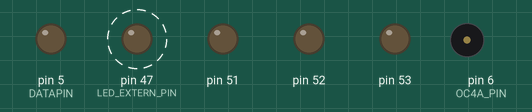
Recording of a sketch running on a simulated Arduino Mega 2560, built with avr-gcc and run on an emulated ATmega2560. On the bench: output pins drawn as LEDs (lit = HIGH), buzzer (waves = sounding). Dashed ring = blinking. Pins used as bus, display or sensor lines are not drawn.

Above: at 2.6 s.
At 6.11 s:
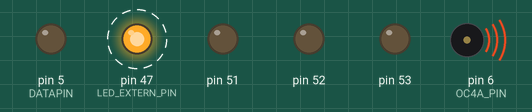
Timing chart, 0 to 7.6 s (numbered marks = the images above):
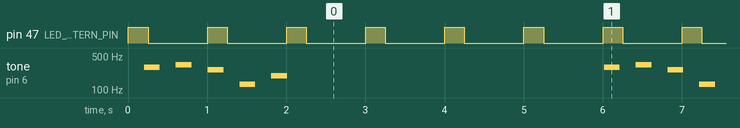

Measured:
- by itself, pin 47 (LED_EXTERN_PIN): alternates HIGH for 0.25 s and LOW for 0.75 s
- by itself, tone on pin 6 (OC4A_PIN): repeats every 5.8 s: silent 0.20 s, 329 Hz 0.20 s, silent 0.20 s, 261 Hz 0.20 s, silent 0.20 s, 130 Hz 0.20 s, silent 0.20 s, 196 Hz 0.20 s, silent 4.0 s, 293 Hz 0.20 s

The sketch:

Lab_3.ino
```cpp
/* University of Washington
 * ECE/CSE 474,  01/25/2022
 *
 *   Christian Gordon
 *   Marc Hernandez
 *
 */

#define STATE_OFF           0
#define STATE_ON            1

//Defines for Part 1
#define LED_EXTERN_PIN      47
#define LED_REG_BIT         0X04
#define LED_ON_TIME         250
#define LED_OFF_TIME        750
//Defines for Part 2
#define NOTE_PERIOD         200
#define SPEAKER_OFF         4000
#define OC4A_PIN            DDH3

#define STATE_READY         0
#define STATE_RUNNING       1
#define STATE_SLEEPING      2

//Defines for Part 3 and 4
#define DIG1REG              DDB4
#define DIG1                 10
#define DIG2REG              DDB5
#define DIG2                 11
#define DIG3REG              DDB6
#define DIG3                 12
#define DIG4REG              DDB7
#define DIG4                 13
#define DATAREG              0x08
#define DATAPIN              5
#define LATCHREG             0x20
#define LATCHPIN             3
#define CLOCKREG             0x10
#define CLOCKPIN             2
#define COUNTER_INCREMENT    100
// #define NOTE_PERIOD          200

#define PENDING              0
#define DONE                 1

#define SERIAL_BAUD          9600

#define CLOCK_RATE           16000000

unsigned long currentTime;

bool task1_en, task2_en, task3_en, task4_en, task5_en;
bool viewMode = true;

int sFlag;

//Holds the melody for strange encounters theme
int melody[] = {293, 0, 329, 0, 261, 0, 130, 0, 196, 0};
byte digits[10]= {0xFC,0x60,0xDA,0xF2,0x66,0xB6,0xBE,0xE0,0xFE,0xE6};
byte reversedigits[10]= {0xE6,0xFE,0xE0, 0xBE, 0xB6, 0x66, 0xF2, 0xDA, 0x60, 0xFC};
byte displays[4] = {DIG1, DIG2, DIG3, DIG4};
byte controller[5] = {0,0,0,0,0};
byte controller2[5] = {0,4,0,0,0};

void task1();
void task2();
void task3();
void task4();
void task5();
void displayDigits();
void increment();
void freqDisplay();

struct TCBSSRI;

typedef struct TCBSSRI{
  void (*ftpr) (int *p);
  unsigned short int state;
  unsigned int delay;
};

struct TCBSSRI TaskListSSRI[10];//Create TCB list

int t_curr;//Points to active task in the TaskList


/**
 * @brief Construct a new ISR object
 *
 * This ISR runs every 2ms and is used to syncrhonize the schedulers
 *
 */
ISR(TIMER1_COMPA_vect){
    sFlag = DONE;
  }

/**
 * @brief Initial Code run before the loop()
 *
 * Sets up internal Registers to have expected behavior and initializes some global values used by the system.
 * Also sets up timers, sets initial booleans.
 *
 */
void setup() {
  Serial.begin(SERIAL_BAUD);

  t_curr = 0;

  //Part 1 Setups
  DDRL |= LED_REG_BIT;

  //Part 2
  // Initialize timer 4 register A & B to 0 to clear values
  TCCR4A = 0;
  TCCR4B = 0;

  // Stetting registers to proper settings for Part 2
  TCCR4A |= 1 << COM4A0;
  TCCR4B |= 1 << WGM42;
  TCCR4B |= 1 << CS40; //16MHz clock
  OCR4A = 0; // Initially 0

  //Initialize timer 1
  TCCR1A |= 1 << COM1A0;
  TCCR1B |= 1 << WGM12;
  TCCR1B |= 1 << CS10; //16MHz clock
  OCR1A = freqConv(1000/2); // Every 2ms

  // Setting output mode for all pins
  DDRH |= 1 << OC4A_PIN;

  task1_en = 1;
  task2_en = 1;

  //Part 3 Setups
  DDRB |= DIG1REG | DIG2REG | DIG3REG | DIG4REG;
  DDRE |= DATAREG | LATCHREG | CLOCKREG;
  task4_en = 0;
  task3_en = 1;

}


/**
 * @brief Main loop of system, calls scheduler for SRRI or DDS
 *
 * For RR schedule, it loops continuously and calls the tasks each time the previous finishes.
 * Otherwise it will call the proper SRRI or DDS scheduler and will go through the demo indicated by the function name
 *
 */
void loop() {
  // put your main code here, to run repeatedly:
  currentTime = millis();
  //task1();
  //task2();
  //task3();
  demo2SSRI();
  //demo4SSRI();

}

/**
 * @brief Returns the COMP value that will create the input frequency
 *
 * This assumes a clock of 16MHz and a prescaler of 1.
 *
 * @param inputFreq Desired frequency of oscilation for the counter
 * @return double Output COMP value to assign to the counter's compare register
 */
double freqConv (int inputFreq){
  float divdend = 2 * 1 * inputFreq;
  float divsor = CLOCK_RATE;
  float result = divsor / divdend;
  return (double) (result - 1.0);
}
```

Lab_3_DDS.ino
```cpp
void start_function(void(*functionPTR())) {
  functionPTR();
}

// void task1_DDS(void *p) {
//   if(millis() % 1000 > 250){
//     PORTL &= ~(LED_REG_BIT);
//   } else {
//     PORTL |= LED_REG_BIT;
//     sleepfunc(750);
//   }
// }

// void task2_DDS(void *p) {
//   static unsigned long previousSpeakerTime;
//   static int currentState = STATE_ON;//1=>Music playing. 0=> No sound
//   static int melodyIndex;

//   if(task2_en){
//     if(currentState){//Speaker is playing Music
//       if(currentTime - previousSpeakerTime > NOTE_PERIOD){
//         previousSpeakerTime = currentTime;
//         OCR4A = freqConv(melody[melodyIndex]);
//         melodyIndex ++;
//         if(melodyIndex == (sizeof(melody) / sizeof(int))){
//           melodyIndex = 0;
//           currentState = STATE_OFF;//Turn off speaker
//         }
//       }
//     } else {//Speaker is not making sound
//       if(currentTime - previousSpeakerTime > SPEAKER_OFF){
//         previousSpeakerTime = currentTime;
//         currentState = STATE_ON;
//       }
//     }
// }
```

Lab_3_SSRI.ino
```cpp
/**
 * @brief Puts the function that called it to sleep state for t ms
 *
 * Assigns t to delay of the TCB entry for the function where the sleep was called
 * Sets the state in the TCB to sleeping
 *
 * @param t time(ms) for the function to sleep
 */
void sleep_474(int t){
  TaskListSSRI[t_curr].delay = t;
  TaskListSSRI[t_curr].state = STATE_SLEEPING;
}

void task1_SSRI(void *p);
void task2_SSRI(void *p);
void task3_SSRI(void *p);

/**
 * @brief Demo 2 for Lab 3, SRRI for task 1 and 2
 *
 * Implements a SRRI scheduler for task 1 and 2.
 *
 */
void demo2SSRI() {
  sFlag = 0;
  TaskListSSRI[0].ftpr = (void *) task1_SSRI;
  TaskListSSRI[0].state = STATE_READY;
  TaskListSSRI[0].delay = -1;
  TaskListSSRI[1].ftpr = (void *) task2_SSRI;
  TaskListSSRI[1].state = STATE_READY;
  TaskListSSRI[1].delay = -1;
  TaskListSSRI[2].ftpr = &schedule_sync;
  TaskListSSRI[2].state = STATE_READY;
  TaskListSSRI[2].delay = NULL;
  TaskListSSRI[3].ftpr  = NULL;
  while(1){
    currentTime = millis();
    while(TaskListSSRI[t_curr].ftpr != NULL){
      if(TaskListSSRI[t_curr].state == STATE_READY && TaskListSSRI[t_curr].state != STATE_RUNNING){
        TaskListSSRI[t_curr].state = STATE_RUNNING;
        start_function(TaskListSSRI[t_curr].ftpr);
      }
      t_curr ++;

    }
    t_curr = 0;
    TaskListSSRI[2].state = STATE_READY;//Ready to do schedule_sync
  }
}

/**
 * @brief Demo 4 for Lab 3, SRRI for tasks 1 2 and 3
 *
 * Sets up and runs an SRRI scheduler for tasks 1 2 and 3
 *
 */
void demo4SSRI() {
  sFlag = 0;
  TaskListSSRI[0].ftpr = (void *) task1_SSRI;
  TaskListSSRI[0].state = STATE_READY;
  TaskListSSRI[0].delay = -1;
  TaskListSSRI[1].ftpr = (void *) task2_SSRI;
  TaskListSSRI[1].state = STATE_READY;
  TaskListSSRI[1].delay = -1;
  TaskListSSRI[2].ftpr = (void *) task3_SSRI;
  TaskListSSRI[2].state = STATE_READY;
  TaskListSSRI[2].delay = -1;
  TaskListSSRI[3].ftpr = &schedule_sync;
  TaskListSSRI[3].state = STATE_READY;
  TaskListSSRI[3].delay = NULL;
  TaskListSSRI[4].ftpr  = NULL;
  while(1){
    currentTime = millis();
    while(TaskListSSRI[t_curr].ftpr != NULL){
      if(TaskListSSRI[t_curr].state == STATE_READY && TaskListSSRI[t_curr].state != STATE_RUNNING){
        TaskListSSRI[t_curr].state = STATE_RUNNING;
        start_function(TaskListSSRI[t_curr].ftpr);
      }
      t_curr ++;

    }
    t_curr = 0;
    TaskListSSRI[3].state = STATE_READY;//Ready to do schedule_sync
  }
}

/**
 * @brief Schedule Synchronizer for the SRRI schedulers
 *
 * Synchronizes the schedule on a period of 2ms. Also stalls any extra time away when other tasks are not running.
 *
 */
void schedule_sync(){
  // Serial.println("Start of schedule_sync");
  int i = 0;
  int j = 0;
  while(sFlag == PENDING){
    j = j + 1;//Delay time until ready
  }
  while(TaskListSSRI[i].ftpr != NULL){
    if(TaskListSSRI[i].state == STATE_SLEEPING){
      TaskListSSRI[i].delay -= 2;
    }
    if(TaskListSSRI[i].delay <= 0){
      TaskListSSRI[i].state = STATE_READY;
    }
    i++;
    sFlag = PENDING;
  }
  // Serial.print("Task 2 delay: ");
  // Serial.println(TaskListSSRI[1].delay);
  sleep_474(0);
}

/**
 * @brief Task1 in SRRI form.
 *
 * Flashes LED on for 250ms then off for 750ms
 *
 * @param p leave empty, for start_function function
 */
void task1_SSRI(void *p) {
  // Serial.println("Start of Task1");
  if(currentTime % 1000 < LED_ON_TIME){
    PORTL |= LED_REG_BIT;
    sleep_474(LED_ON_TIME);
  } else {
    PORTL &= ~(LED_REG_BIT);
    sleep_474(LED_OFF_TIME);
  }
}

/**
 * @brief Play melody array, then stop noise for 4 seconds, then repeat.
 *
 * Task relies on SRRI scheduler.
 *
 * @param p leave empty, for start_function function
 */
void task2_SSRI(void *p) {
  static unsigned long previousSpeakerTime;
  static int melodyIndex;
  static int spkrState = STATE_ON;
  // Serial.print("Start of Task2\n");

  if(spkrState && currentTime - previousSpeakerTime > NOTE_PERIOD){
    // Serial.print("Chaning note\n");
    previousSpeakerTime = currentTime;
    OCR4A = freqConv(melody[melodyIndex]);
    melodyIndex ++;
    if(melodyIndex == (sizeof(melody) / sizeof(int))){
      spkrState = STATE_OFF;
      melodyIndex = 0;
      // Serial.print("Long Sleep\n");
    }
  } else if (!spkrState && (currentTime - previousSpeakerTime > SPEAKER_OFF)){
    spkrState = STATE_ON;

  }
  sleep_474(100);

}

void task3_SSRI(void *p){
  static unsigned long segmentTime;
    displayDigits();
    if(currentTime - segmentTime > COUNTER_INCREMENT){
      segmentTime = currentTime;
      increment();
    }
    sleep_474(50);
}
```

Lab_3_Tasks.ino
```cpp
/**
 * @brief Executes Task 1, LED on for 250ms off for 750
 *
 * Basic RR scheduled task for 1, requires task1_en to be true and
 * must have currentTime updated in the main loop as well.
 *
 */
void task1() {
  static unsigned long previousLEDToggle;
  static int currentState = STATE_ON; //1 for on, 0 for off

  if(task1_en){
    if(currentState){//LED is currently on
      if(currentTime - previousLEDToggle > LED_ON_TIME){
        currentState = STATE_OFF;
        previousLEDToggle = currentTime;
        PORTL &= ~LED_REG_BIT;
      }
    } else {//LED is currently off
      if(currentTime - previousLEDToggle > LED_OFF_TIME){
        currentState = STATE_ON;
        previousLEDToggle = currentTime;
        PORTL ^= LED_REG_BIT;
      }
    }
  }
}

/**
 * @brief Play melody array, then stop noise for 4 seconds, then repeat.
 *
 * Task relies on taskB_en signal being true, either set by the scheduler or setup.
 *
 */
void task2() {
  static unsigned long previousSpeakerTime;
  static int currentState = STATE_ON;//1=>Music playing. 0=> No sound
  static int melodyIndex;

  if(task2_en){
    if(currentState){//Speaker is playing Music
      if(currentTime - previousSpeakerTime > NOTE_PERIOD){
        previousSpeakerTime = currentTime;
        OCR4A = freqConv(melody[melodyIndex]);
        melodyIndex ++;
        if(melodyIndex == (sizeof(melody) / sizeof(int))){
          melodyIndex = 0;
          currentState = STATE_OFF;//Turn off speaker
        }
      }
    } else {//Speaker is not making sound
      if(currentTime - previousSpeakerTime > SPEAKER_OFF){
        previousSpeakerTime = currentTime;
        currentState = STATE_ON;
      }
    }
  }
}
```

Lab_3_Task_3.ino
```cpp
/**
 * @brief Displays the digits on the 7-seg displays
 *
 */
void displayDigits(){
  for(int i = 0; i < 4; i++){
    for(int j = 0; j < 4; j++){
      digitalWrite(displays[j], LOW);
    }
    digitalWrite(LATCHPIN, LOW);
    if(task3_en && !task4_en){
      if(bitRead(controller[4],i)==1){
        shiftOut(DATAPIN, CLOCKPIN, LSBFIRST, controller[i]);
      }else{
        shiftOut(DATAPIN, CLOCKPIN, LSBFIRST, digits[controller[i]]);
      }
    } else if(!task3_en && task4_en) {
      if(bitRead(controller2[4],i)==1){
        shiftOut(DATAPIN, CLOCKPIN, LSBFIRST, controller2[i]);
      }else{
        shiftOut(DATAPIN, CLOCKPIN, LSBFIRST, digits[controller2[i]]);
      }
    }

    digitalWrite(LATCHPIN, HIGH);
    digitalWrite(displays[i], HIGH);
  }
  for(int j = 0; j < 4; j++){
    digitalWrite(displays[j], LOW);
  }
}

/**
 * @brief Increases the value to be displayed on the 7-seg displays
 *
 */
void increment() {
  bool alterCount = true;
  if(task3_en && !task4_en){
    for (int i = 0; i < 4; i++){
      int val = int(controller[i]);
      if (alterCount == true) {
        val++;
        alterCount = false;
        if (val > 9) {
          controller[i] = 0;
          alterCount = true;
        } else {
          controller[i] = byte(val);
        }
      }
    }
  } else if(!task3_en && task4_en){
    for (int i = 0; i < 4; i++){
      int val = int(controller2[i]);
      if (alterCount == true) {
        val--;
        alterCount = false;
        if (val < 0) {
          controller2[i] = 9;
          alterCount = true;
        } else {
          controller2[i] = byte(val);
        }
      }
    }
  }

  if((controller2[0] == 0) && (controller2[1] == 0) && (controller2[2] == 0) && (controller2[3] == 0)){
    viewMode = !viewMode;
  }

}


/**
 * @brief No idea what this does
 *
 */
void freqDisplay(){
  static unsigned long displayTime;
  bool finish = false;
  static int num;
    if(!finish) {
      if(currentTime - displayTime > NOTE_PERIOD * 2){
        displayTime = currentTime;
        if(num == 0){
          controller2[0] = 3;
          controller2[1] = 9;
          controller2[2] = 2;
          controller2[3] = 0;
        } else if (num == 1){
          controller2[0] = 9;
          controller2[1] = 2;
          controller2[2] = 3;
          controller2[3] = 0;
        } else if (num == 2){
          controller2[0] = 1;
          controller2[1] = 6;
          controller2[2] = 2;
          controller2[3] = 0;
        } else if (num == 3){
          controller2[0] = 0;
          controller2[1] = 3;
          controller2[2] = 1;
          controller2[3] = 0;
        } else if (num == 4){
          controller2[0] = 6;
          controller2[1] = 9;
          controller2[2] = 1;
          controller2[3] = 0;
          finish = true;
        }
        num++;
      }
    }else {
      num = 0;
      controller2[0] = 0;
      controller2[1] = 4;
      controller2[2] = 0;
      controller2[3] = 0;
      viewMode = true;
    }

}
```
